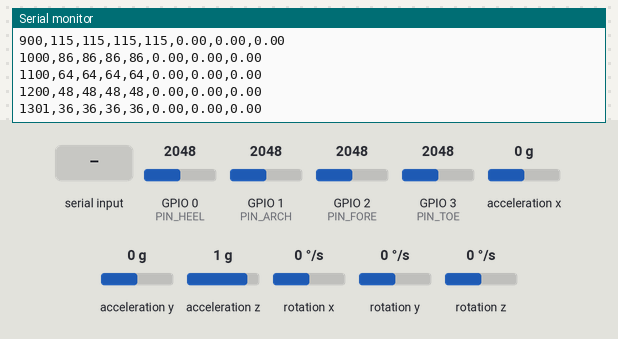
A sketch run on a simulated ESP32-C3. Shown: the last lines printed to the serial monitor. Wiring (inferred from the names in the program): MPU-6050 motion sensor at I2C address 0x68. The inputs (shaded band) are chosen by the test bench; at power-on: acceleration x 0 g, GPIO 0 (PIN_HEEL) = 2048, GPIO 1 (PIN_ARCH) = 2048, GPIO 2 (PIN_FORE) = 2048, GPIO 3 (PIN_TOE) = 2048, acceleration y 0 g, acceleration z 1 g, rotation x 0 °/s, rotation y 0 °/s, rotation z 0 °/s (analog values on the 0–4095 scale).

Above: at 1.4 s.
1.5 s: "z" received over Serial
At 1.51 s:
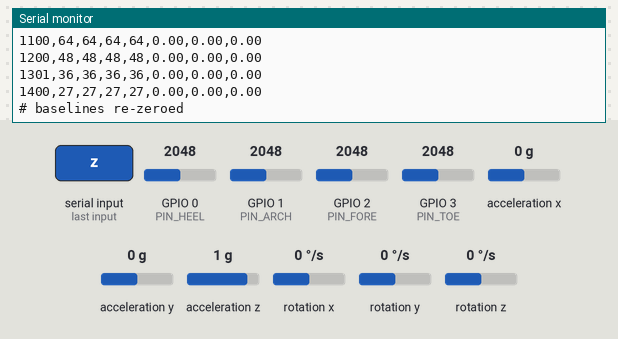
3.0 s: acceleration x set to -1.4 g
At 3.01 s:
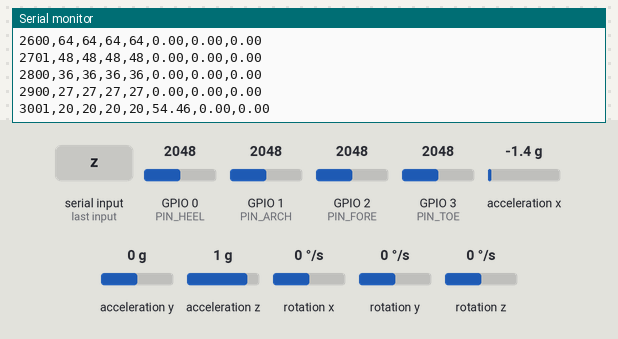
4.5 s: GPIO 0 (PIN_HEEL) set to 2866
At 4.51 s:
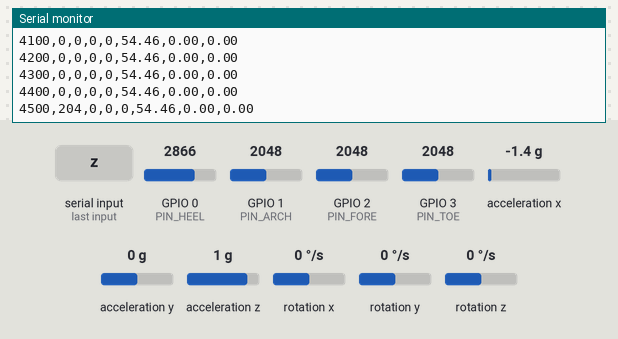
6.0 s: GPIO 1 (PIN_ARCH) set to 2866
At 6.01 s:
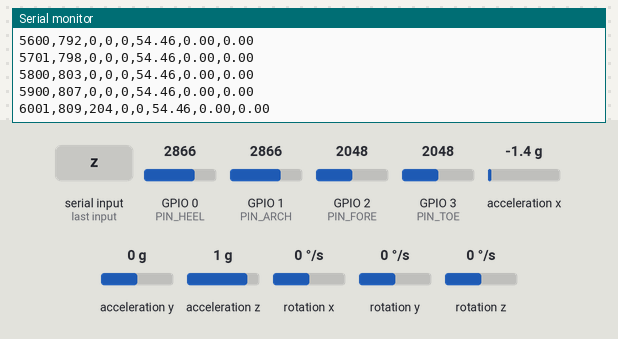
7.5 s: GPIO 2 (PIN_FORE) set to 2866
At 7.51 s:
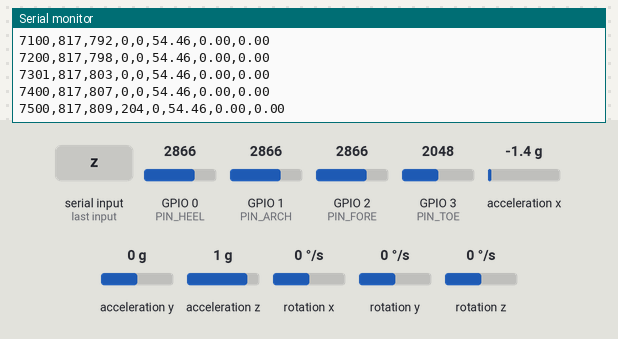
9.0 s: GPIO 3 (PIN_TOE) set to 2866
At 9.01 s:
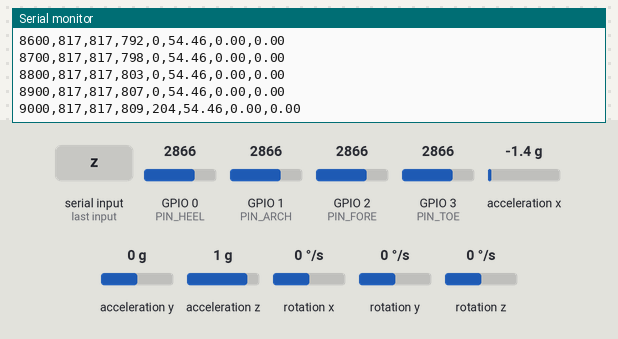
Timing chart, 0 to 11.5 s (numbered marks = the images above; inputs shaded):
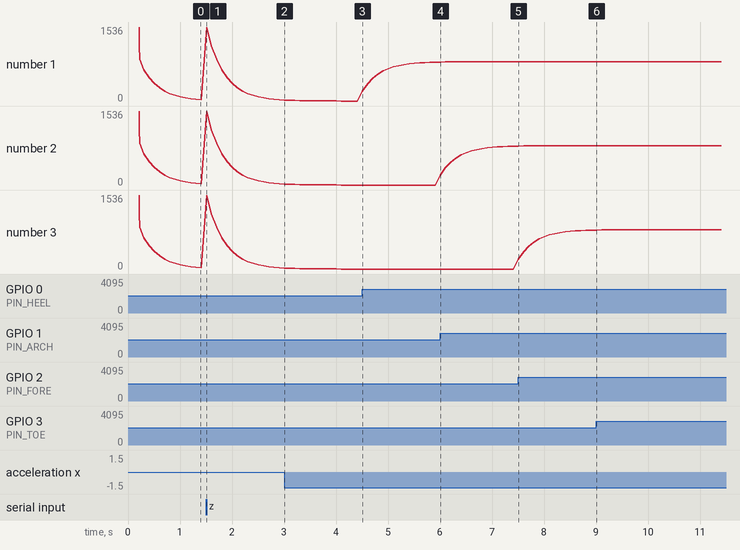

Measured:
- after the input at 1.5 s, the serial monitor: prints a new line at once (image 1)
- after the input at 3.0 s, the serial monitor: prints a new line at once (image 2)
- after the input at 4.5 s, the serial monitor: prints a new line at once (image 3)
- after the input at 6.0 s, the serial monitor: prints a new line at once (image 4)
- after the input at 7.5 s, the serial monitor: prints a new line at once (image 5)
- after the input at 9.0 s, the serial monitor: prints a new line at once (image 6)
- plotted number 1: 0 → 807 after the input at 4.5 s

The sketch:

esp32firmware.ino
```cpp
/* ---------------------------------------------------------
   ESP32-C3 | 4 FSR + MPU6050 CSV @ 10 Hz (final)
   Wiring
     FSR Heel  -> ADC GPIO0
     FSR Arch  -> ADC GPIO1
     FSR Fore  -> ADC GPIO2
     FSR Toe   -> ADC GPIO3
     MPU6050   -> 3V3, GND, SDA=GPIO8, SCL=GPIO9, AD0=GND, INT(optional)=GPIO7

   Output (one line per sample):
     ts_ms,heel,arch,fore,toe,pitch_deg,roll_deg,yaw_deg

   Serial commands:
     'z' or 'Z'  -> re-zero FSR baselines (no load on sensors)
   --------------------------------------------------------- */

#include <Arduino.h>
#include <Wire.h>

/* ---------- FSR config ---------- */
const uint8_t PIN_HEEL = 0;   // ADC1
const uint8_t PIN_ARCH = 1;   // ADC1
const uint8_t PIN_FORE = 2;   // ADC1
const uint8_t PIN_TOE  = 3;   // ADC1

const uint8_t  ADC_BITS   = 12;      // 0..4095
const uint8_t  OVERSAMPLE = 8;       // average N reads each cycle
const float    EMA_ALPHA  = 0.25f;   // 0..1 (higher=faster, lower=smoother)
const uint8_t  SAMPLE_HZ  = 10;      // output rate
const uint32_t DT_MS      = 1000UL / SAMPLE_HZ;

struct FSRSensor {
  uint8_t  pin;
  uint16_t baseline = 0;  // zero offset
  float    ema      = 0;  // smoothed value
};
FSRSensor sHeel{PIN_HEEL}, sArch{PIN_ARCH}, sFore{PIN_FORE}, sToe{PIN_TOE};

static inline uint16_t clampU16(int32_t v) {
  if (v < 0) return 0;
  if (v > 4095) return 4095;
  return (uint16_t)v;
}
uint16_t readADC_oversample(uint8_t pin) {
  uint32_t acc = 0;
  for (uint8_t i = 0; i < OVERSAMPLE; i++) acc += analogRead(pin);
  return (uint16_t)(acc / OVERSAMPLE);
}
void zeroBaselines() {
  sHeel.baseline = readADC_oversample(sHeel.pin);
  sArch.baseline = readADC_oversample(sArch.pin);
  sFore.baseline = readADC_oversample(sFore.pin);
  sToe .baseline = readADC_oversample(sToe .pin);
}

/* ---------- MPU6050 (I2C) ---------- */
#define SDA_PIN 8
#define SCL_PIN 9
const uint8_t MPU_ADDR = 0x68;     // AD0=GND
bool mpuOK = false;

bool mpuBegin() {
  Wire.beginTransmission(MPU_ADDR);
  if (Wire.endTransmission() != 0) return false;
  // Wake up: PWR_MGMT_1 = 0
  Wire.beginTransmission(MPU_ADDR);
  Wire.write(0x6B); Wire.write(0x00);
  if (Wire.endTransmission() != 0) return false;
  return true;
}

void mpuReadRaw(int16_t& ax,int16_t& ay,int16_t& az,int16_t& gx,int16_t& gy,int16_t& gz) {
  Wire.beginTransmission(MPU_ADDR);
  Wire.write(0x3B);                         // ACCEL_XOUT_H
  Wire.endTransmission(false);
  Wire.requestFrom(MPU_ADDR, (uint8_t)14);
  ax = (Wire.read()<<8) | Wire.read();
  ay = (Wire.read()<<8) | Wire.read();
  az = (Wire.read()<<8) | Wire.read();
  Wire.read(); Wire.read();                 // temp (ignored)
  gx = (Wire.read()<<8) | Wire.read();
  gy = (Wire.read()<<8) | Wire.read();
  gz = (Wire.read()<<8) | Wire.read();
}

/* ---------- setup / loop ---------- */
void setup() {
  Serial.begin(115200);
  delay(200);

  analogReadResolution(ADC_BITS);
  // If your signals are large and clip, uncomment per-pin attenuation:
  // analogSetPinAttenuation(PIN_HEEL, ADC_11db);
  // analogSetPinAttenuation(PIN_ARCH, ADC_11db);
  // analogSetPinAttenuation(PIN_FORE, ADC_11db);
  // analogSetPinAttenuation(PIN_TOE,  ADC_11db);

  zeroBaselines();
  // prime EMA with one window
  sHeel.ema = readADC_oversample(PIN_HEEL);
  sArch.ema = readADC_oversample(PIN_ARCH);
  sFore.ema = readADC_oversample(PIN_FORE);
  sToe .ema = readADC_oversample(PIN_TOE);

  // I2C + MPU
  Wire.begin(SDA_PIN, SCL_PIN);
  mpuOK = mpuBegin();
  if (!mpuOK) {
    Serial.println(F("# WARNING: MPU6050 not found on I2C (expect addr 0x68). Check SDA=8 SCL=9 and AD0=GND."));
  }

  // Optional header:
  // Serial.println(F("ts_ms,heel,arch,fore,toe,pitch,roll,yaw"));
}

void loop() {
  // Command: re-zero baselines
  if (Serial.available()) {
    char c = (char)Serial.read();
    if (c == 'z' || c == 'Z') {
      zeroBaselines();
      sHeel.ema = readADC_oversample(PIN_HEEL);
      sArch.ema = readADC_oversample(PIN_ARCH);
      sFore.ema = readADC_oversample(PIN_FORE);
      sToe .ema = readADC_oversample(PIN_TOE);
      Serial.println(F("# baselines re-zeroed"));
    }
  }

  static uint32_t nextTick = 0;
  uint32_t now = millis();
  if ((int32_t)(now - nextTick) < 0) return;
  nextTick += DT_MS;

  /* ----- FSRs ----- */
  uint16_t rH = readADC_oversample(sHeel.pin);
  uint16_t rA = readADC_oversample(sArch.pin);
  uint16_t rF = readADC_oversample(sFore.pin);
  uint16_t rT = readADC_oversample(sToe .pin);

  uint16_t h = clampU16((int32_t)rH - sHeel.baseline);
  uint16_t a = clampU16((int32_t)rA - sArch.baseline);
  uint16_t f = clampU16((int32_t)rF - sFore.baseline);
  uint16_t t = clampU16((int32_t)rT - sToe .baseline);

  sHeel.ema = (1.0f - EMA_ALPHA) * sHeel.ema + EMA_ALPHA * h;
  sArch.ema = (1.0f - EMA_ALPHA) * sArch.ema + EMA_ALPHA * a;
  sFore.ema = (1.0f - EMA_ALPHA) * sFore.ema + EMA_ALPHA * f;
  sToe .ema = (1.0f - EMA_ALPHA) * sToe .ema + EMA_ALPHA * t;

  /* ----- MPU (tilt from accelerometer only) ----- */
  float pitchDeg = 0, rollDeg = 0, yawDeg = 0; // yaw not computed here
  if (mpuOK) {
    int16_t ax, ay, az, gx, gy, gz;
    mpuReadRaw(ax, ay, az, gx, gy, gz);

    // Convert to 'g' for accel (±2g full scale)
    const float accScale = 16384.0f;
    float axg = ax / accScale;
    float ayg = ay / accScale;
    float azg = az / accScale;

    // Roll (left/right) & Pitch (toe-up/down) in degrees
    rollDeg  = atan2f(ayg, azg) * 57.29578f;
    pitchDeg = atan2f(-axg, sqrtf(ayg*ayg + azg*azg)) * 57.29578f;
    // yawDeg remains 0.0 without gyro+mag fusion
  }

  /* ----- CSV output ----- */
  Serial.print(now); Serial.print(",");
  Serial.print((uint16_t)(sHeel.ema)); Serial.print(",");
  Serial.print((uint16_t)(sArch.ema)); Serial.print(",");
  Serial.print((uint16_t)(sFore.ema)); Serial.print(",");
  Serial.print((uint16_t)(sToe.ema));  Serial.print(",");
  Serial.print(pitchDeg, 2); Serial.print(",");
  Serial.print(rollDeg,  2); Serial.print(",");
  Serial.println(yawDeg,  2);
}
```
